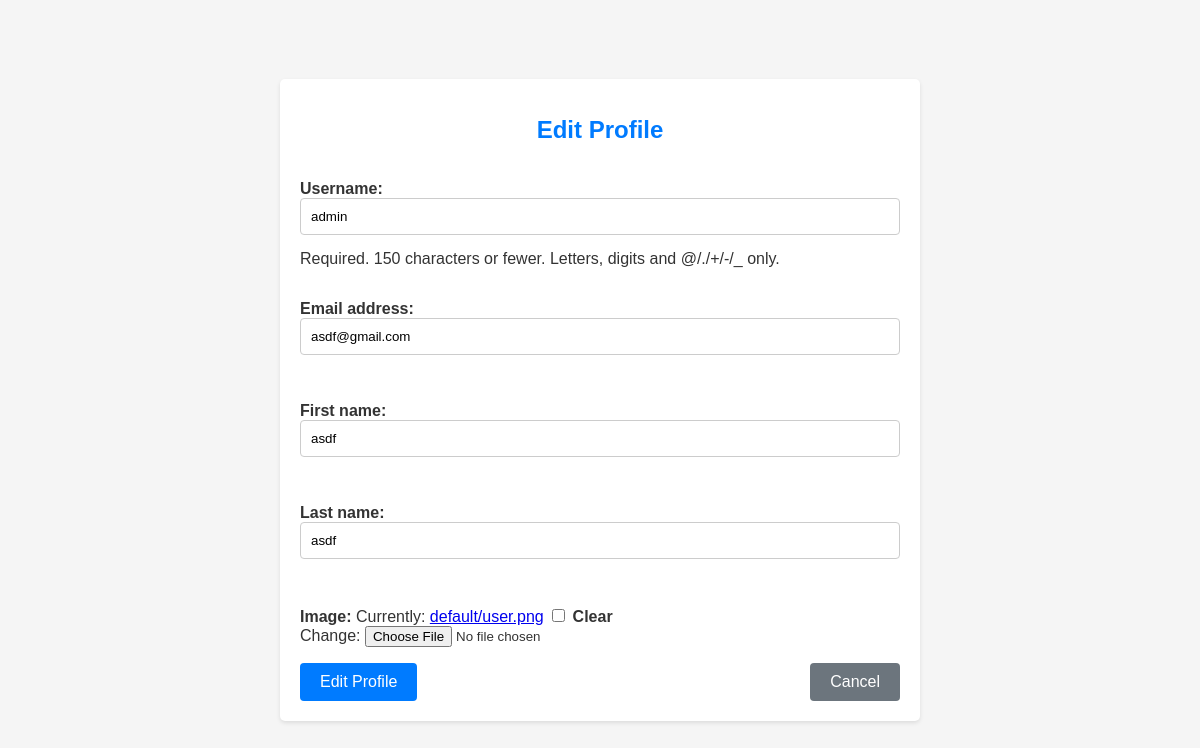
/accounts/edit-profile/ (signed in), run on the app's committed database.
### users/models.py (models this page shows, shortened)
class User(AbstractUser):
    birth_date = models.DateField(null=True, blank=True)
    image = models.ImageField(null=True, blank=True, upload_to='users', default='default/user.png')
    class Meta:
        db_table = 'users'

### users/views.py (the view, shortened to what this page needs)
# urls.py: path('edit-profile/', ProfileUpdateView.as_view(), name='edit-profile'),
class ProfileUpdateView(View):
    def get(self, request):
        update_form = ProfileUpdateForm(instance=request.user)
        return render(request, 'profile/profile_update.html', {'form':update_form})

### users/forms.py
class ProfileUpdateForm(ModelForm):
    class Meta:
        model = User
        fields = ['username', 'email', 'first_name', 'last_name', 'image']

### message/context_processors.py (called while the page is built)
def sidebar_data(request):
    users = User.objects.all()
    groups = Group.objects.all()
    return {
        'users': users,
        'groups': groups
    }

### templates/profile/profile_update.html (shortened to what this page needs)
<!DOCTYPE html>
<html lang="en">
<head>
</head>
<body>
<div class="container">
    <h1>Edit Profile</h1>
    <form method="post">
        {{ form.as_p }}
        <div class="buttons">
            <input type="submit" value="Edit Profile">
            <a href="/accounts/profile/" class="cancel-button">Cancel</a>
        </div>
    </form>
</div>
</body>
</html>

### templates/profile/profile_update.html (style rules this page uses)
body { font-family: Arial, sans-serif; background-color: #f5f5f5; color: #333; margin: 0; padding: 0; display: flex; justify-content: center; align-items: center; height: 100vh; }
.container { width: 100%; max-width: 600px; padding: 20px; background-color: #fff; border-radius: 5px; box-shadow: 0 2px 4px rgba(0, 0, 0, 0.1); }
h1 { font-size: 24px; color: #007bff; margin-bottom: 20px; text-align: center; }
form { display: flex; flex-direction: column; }
label { font-weight: bold; margin-bottom: 5px; }
input[type="text"], input[type="email"], input[type="password"] { width: 100%; padding: 10px; margin-bottom: 15px; border: 1px solid #ccc; border-radius: 4px; box-sizing: border-box; }
.buttons { display: flex; justify-content: space-between; }
input[type="submit"], .cancel-button { background-color: #007bff; color: #fff; border: none; padding: 10px 20px; border-radius: 4px; cursor: pointer; text-decoration: none; text-align: center; font-size: 16px; }
.cancel-button { background-color: #6c757d; }

### data on the page
User: username "admin", email "asdf@gmail.com", first_name "asdf", last_name "asdf"
